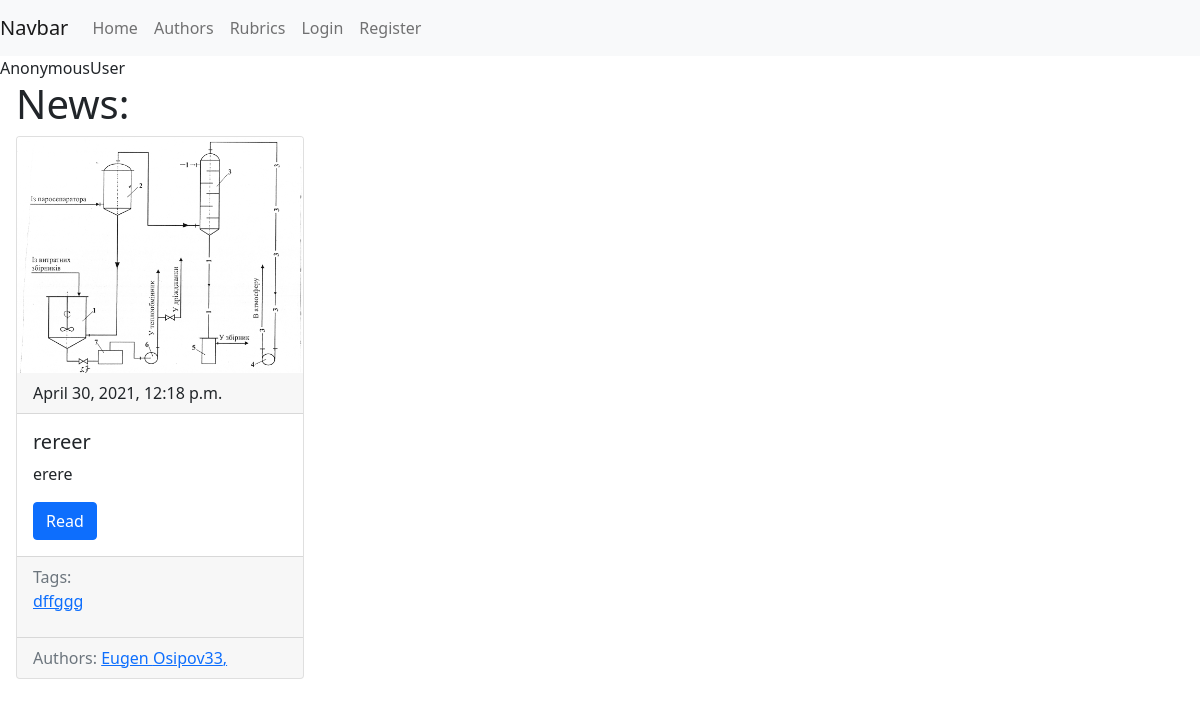
The page /news/ on the database as committed earlier.
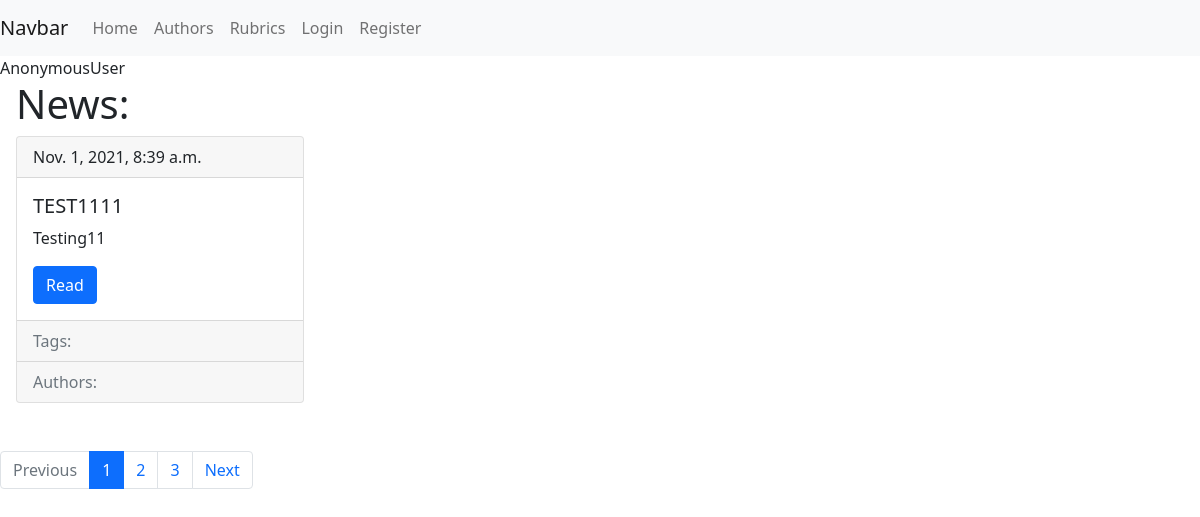
The same page on the database as committed later.
### engine/models.py (models this page shows, shortened)
class News(models.Model):
	title = models.CharField(max_length=150, verbose_name='Название новости')
	body = models.TextField(blank=True, verbose_name='Текст новости')
	slug = models.SlugField(unique=True, blank=True)
	pub_time = models.DateTimeField(auto_now_add=True)
	image = models.ImageField(blank=True, verbose_name='Фото')
	rubric = models.ManyToManyField('Rubrics', blank=True, related_name='news')
	authors = models.ManyToManyField('Authors', blank=False, related_name='authors_of_news')
	likes = GenericRelation(Like)
	def get_absolute_url(self):
		return reverse('post_detail_url', kwargs={'slug': self.slug})
	class Meta:
		verbose_name = 'Новость'
		verbose_name_plural = 'Новости'
		ordering = ['-pub_time']

class Rubrics(models.Model):
	title = models.CharField(unique=True, max_length=150, verbose_name='Название рубрики')
	slug = models.SlugField(unique=True, blank=True)
	class Meta:
		ordering = ['title']
		verbose_name = 'Рубрика'
		verbose_name_plural = 'Рубрики'

class Authors(models.Model):
	name = models.CharField(max_length=150, unique=True, verbose_name='Имя')
	surname = models.CharField(max_length=150, unique=True, verbose_name='Фамилия')
	age = models.IntegerField(verbose_name='Возраст')
	email = models.EmailField(max_length=254, verbose_name='E-Mail')
	photo = models.ImageField(upload_to='author_photos', verbose_name='Фото профиля')
	slug = models.SlugField(unique=True, blank=True, allow_unicode=True, editable=False)
	def get_absolute_url(self):
		return reverse('author_detail_url',kwargs={'slug':self.slug})
	class Meta:
		verbose_name = 'Автор'
		verbose_name_plural = 'Авторы'
		ordering = ['name']

### engine/views.py (the view)
# urls.py: path('news/', NewsListView.as_view(), name='news_list_url'),
class NewsListView(ListView):
	model = News
	template = 'news_list.html'
	context_object_name = 'posts'
	paginate_by = 1
	def get_context_data(self,  **kwargs):   # добавления контекста в шаблон
		context = super().get_context_data(**kwargs)
		context['now'] = timezone.now()
		return context

### engine/templates/engine/news_list.html (shortened to what this page needs)
{% extends 'engine/base_news.html' %}
	{% block content%}
	{{request.user}}
		<div class=" ms-3">
				<h1>News:</h1>
				{% for post in posts %}
					{% include 'engine/includes/news_card_template.html' %}
				{% endfor %}
		</div>
		{% include 'engine/includes/pagination.html' %}
{% endblock %}

### engine/templates/engine/includes/news_card_template.html
<div class="card mb-5 ml-5" style="width: 18rem;" >
	{% if post.image %}
		<img class="card-img-top" src="{{ post.image.url }}" alt="Card image cap">
	{% endif %}
	<div class="card-header">
		{{ post.pub_time }}
	</div>
	<div class="card-body ">
		<h5 class="card-title">{{ post.title }}</h5>
		<p class="card-text">{{ post.body|truncatewords:15 }}</p>
		<a href="{{ post.get_absolute_url }}" class="btn btn-primary">Read</a>
	</div>
	<div class="card-footer text-muted">
		Tags:
		{% for rubric in post.rubric.all %}
		<a href="{% url 'rubric_detail_url' slug=rubric.slug%}"><p>{{ rubric.title }}</p></a>
		{% endfor %}
	</div>
	<div class="card-footer text-muted">
		Authors:
		{% for author in post.authors.all %}
			<a href="{{ author.get_absolute_url }}"> {{ author.name }} {{ author.surname }}, </a>
		{% endfor %}
	</div>
</div>

Rows that differ between the two databases and show on the page:
no longer on this page (row edited): News: image (picture), pub_time "April 30, 2021, 12:18 p.m.", title "rereer", body "erere"
removed Rubrics: title "dffggg"
no longer on this page (row unchanged): Authors: name "Eugen", surname "Osipov33"
added News: pub_time "Nov. 1, 2021, 8:39 a.m.", title "TEST1111", body "Testing11"
Other text that changed with them:
text now shown: "Previous Next"
new list line: "1"
new list line: "2"
new list line: "3"
